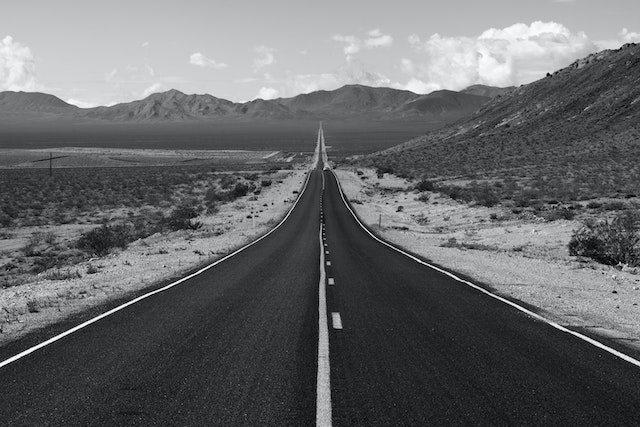
#> input picture osu/LV2/road.jpg, 640 x 427 px, found by its file name
$ python zad3.py
#> lines starting #> are read from the running program, lines starting #| are printed output that depends on the picture
import numpy as np
import matplotlib.pyplot as plt

#posvijetljena slika
img = plt.imread ("./LV2/road.jpg")
#> img is the input picture: shape (427, 640, 3); mean R, G, B 102.9, 103.9, 105.9
plt.figure()
plt.imshow(img, alpha=0.8)#alpha 0.5 je za posvijetljenje, sto je alpha manji slika je SVJETLIJA

#slika je rotirana u desno za 90°
imgr = np.rot90(img, axes=(0,1))#rotirana pomoću axes, parametri na axes nam govore u koju stranu, ako je 1 na desno ide u lijevo, ako je 1 na lijevo ide u desno
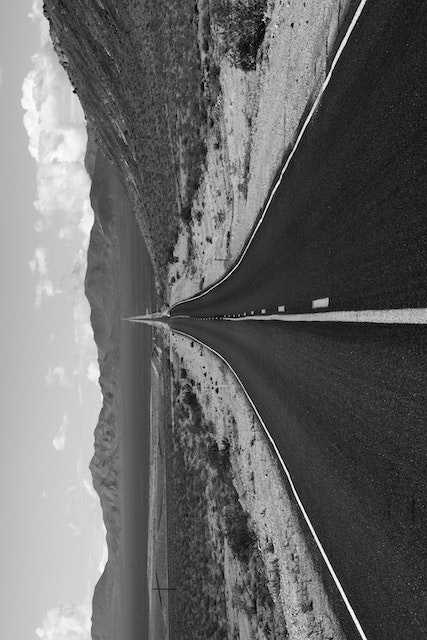
#> imgr: shape (640, 427, 3); mean R, G, B 102.9, 103.9, 105.9
plt.figure()
plt.imshow(imgr)

#zrcali sliku po y osi
imgf = np.flip(img, axis=1)#za to zadužena funkcija flip, kada je 1 rotira se prema y, a 0 po x
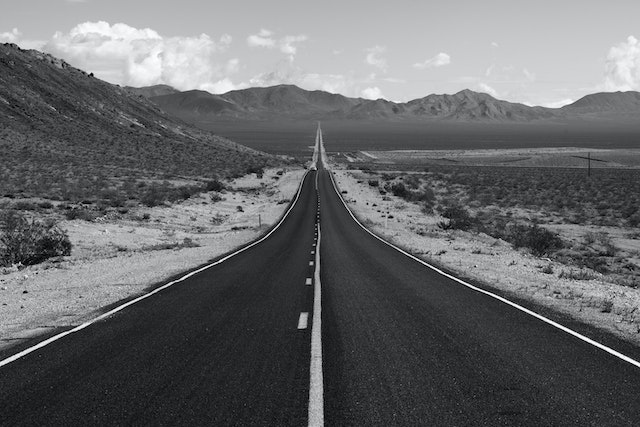
#> imgf: shape (427, 640, 3); mean R, G, B 102.9, 103.9, 105.9
plt.figure()
plt.imshow(imgf)

#ostavili smo 2. četvrtinu slike
rows, cols, pixels = img.shape
#> rows = 427; cols = 640; pixels = 3
imgc = img[:,round(cols/4):round(cols/2),:].copy()#od 1. četvrtine do 2. četvrtine od ukupnog broja kolona
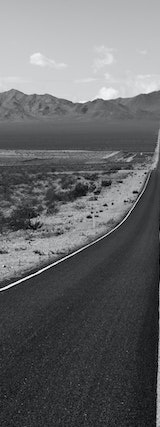
#> imgc: shape (427, 160, 3); mean R, G, B 102, 103, 105
plt.figure()
plt.imshow(imgc)
plt.show()
